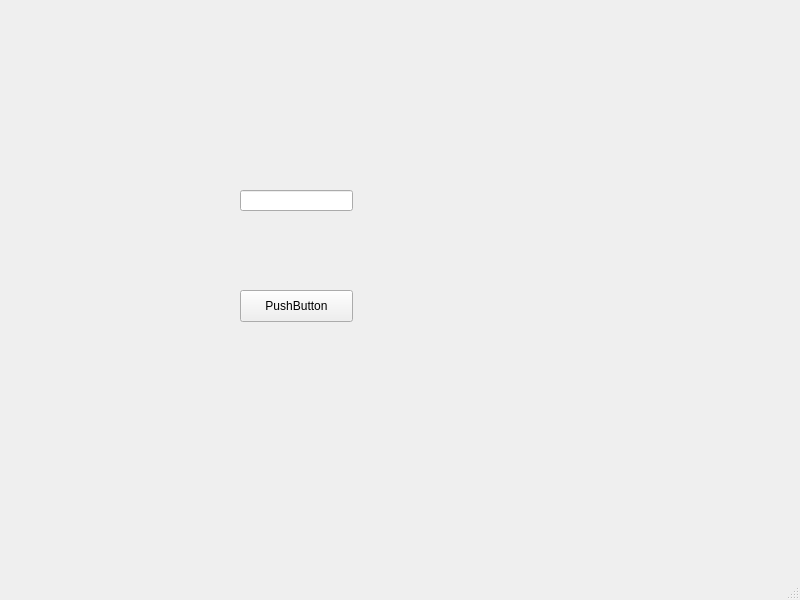
<?xml version="1.0" encoding="UTF-8"?>
<ui version="4.0">
 <class>MainWindow</class>
 <widget class="QMainWindow" name="MainWindow">
  <property name="geometry">
   <rect>
    <x>0</x>
    <y>0</y>
    <width>800</width>
    <height>600</height>
   </rect>
  </property>
  <property name="windowTitle">
   <string>MainWindow</string>
  </property>
  <widget class="QWidget" name="centralwidget">
   <widget class="QPushButton" name="pushButton">
    <property name="geometry">
     <rect>
      <x>240</x>
      <y>290</y>
      <width>113</width>
      <height>32</height>
     </rect>
    </property>
    <property name="text">
     <string>PushButton</string>
    </property>
   </widget>
   <widget class="QLineEdit" name="lineEdit">
    <property name="geometry">
     <rect>
      <x>240</x>
      <y>190</y>
      <width>113</width>
      <height>21</height>
     </rect>
    </property>
   </widget>
  </widget>
  <widget class="QMenuBar" name="menubar">
   <property name="geometry">
    <rect>
     <x>0</x>
     <y>0</y>
     <width>800</width>
     <height>22</height>
    </rect>
   </property>
  </widget>
  <widget class="QStatusBar" name="statusbar"/>
 </widget>
 <resources/>
 <connections/>
</ui>
